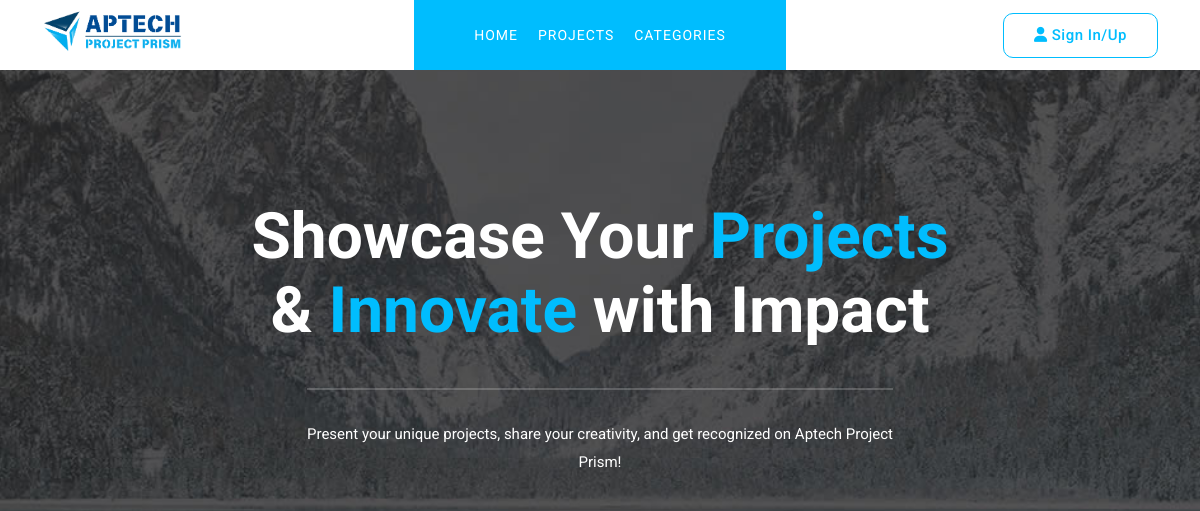
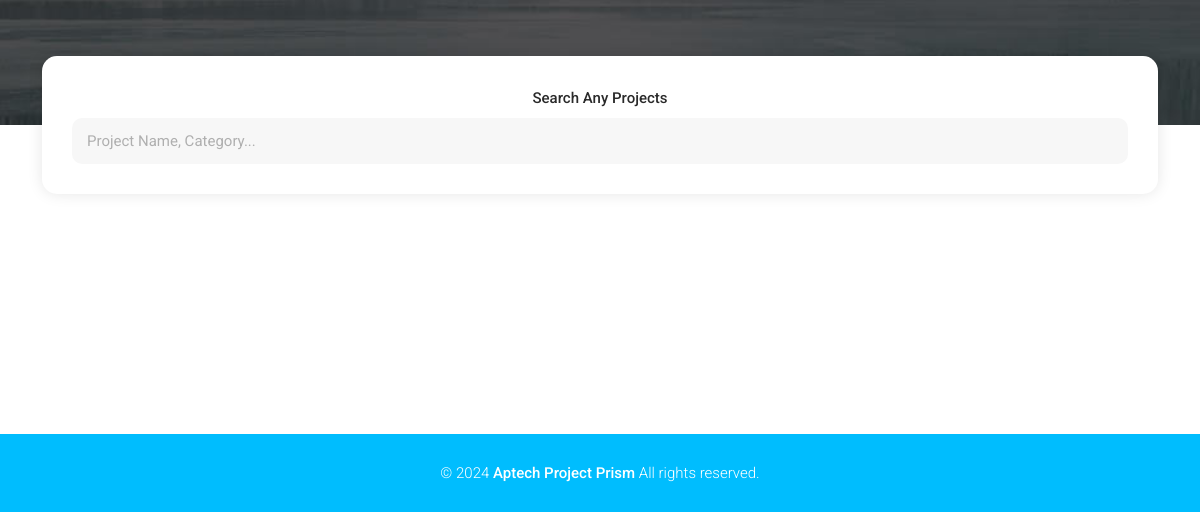
The page /wasif_pro.php on the database as committed earlier (2 pictures, top to bottom).
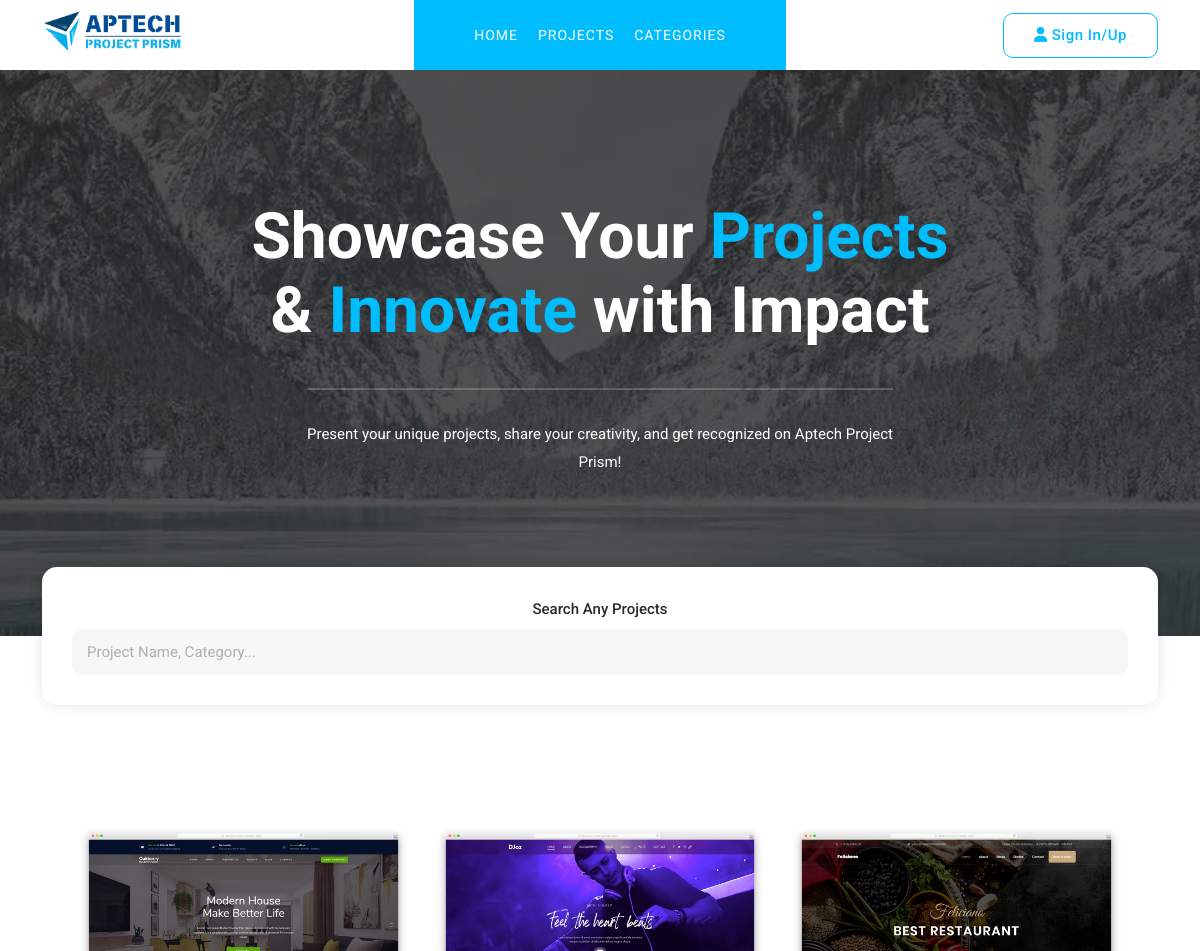
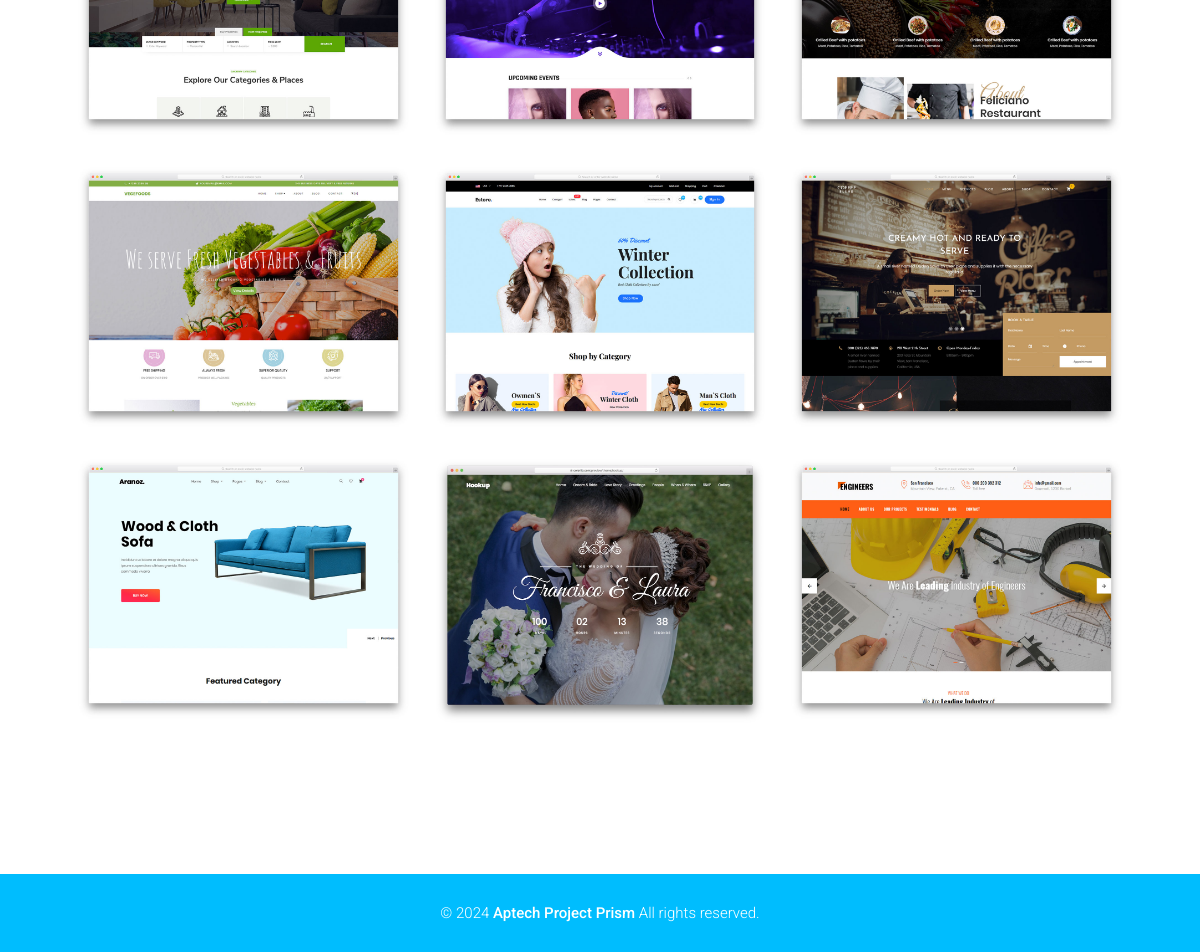
The same page on the database as committed later (2 pictures, top to bottom).
### tables this page shows
CREATE TABLE `project` (
  `project_id` int(11) NOT NULL,
  `project_name` varchar(255) NOT NULL,
  `project_faculty` varchar(255) NOT NULL,
  `project_batchcode` varchar(255) NOT NULL,
  `project_semester` varchar(255) NOT NULL,
  `project_url` text NOT NULL,
  `project_img` varchar(255) NOT NULL,
  `project_desc` text NOT NULL,
  `status` tinyint(4) NOT NULL DEFAULT 1,
  `user_id` int(11) NOT NULL,
  `category` int(11) NOT NULL,
  `Sta` varchar(255) NOT NULL,
  `Statuss` int(255) NOT NULL
);

### wasif_pro.php (the view, shortened to what this page needs)
<?php
include("includes/header.php");
include("includes/navbar.php");
include("includes/form.php");
include("config.php");
?>
<div class="page-heading">
  <div class="container">
    <div class="row">
      <div class="col-lg-8 offset-lg-2 header-text">
        <h2>Showcase Your <em>Projects</em> &amp; <em>Innovate</em> with Impact</h2>
        <p>Present your unique projects, share your creativity, and get recognized on Aptech Project Prism!</p>
      </div>
    </div>
  </div>
</div>
<div class="search-form">
  <div class="container">
    <div class="row">
      <div class="col-lg-12">
        <form id="search-form" name="gs" method="submit" role="search" action="#">
          <div class="row">
            <div class="col-lg-12">
              <fieldset class="text-center">
                <label for="contest" class="form-label">Search Any Projects</label>
                <input type="text" id="searchInput" name="contest" class="searchText"
                  placeholder="Project Name, Category..." autocomplete="on" required>
              </fieldset>
            </div>
          </div>
        </form>
      </div>
    </div>
  </div>
</div>
<section class="contest-win pricing-plans">
  <div class="container-fluid">
    <div class="row" id="projectContainer">
      <?php
      $fetch_project = "SELECT * FROM `project` as p inner join `project_category` as c on p.category = c.c_id where p.Sta = 1";
      $fetch_result = mysqli_query($connection, $fetch_project);
      if (mysqli_num_rows($fetch_result) > 0) {
        while ($row = mysqli_fetch_assoc($fetch_result)) {
          ?>
          <div class="col-lg-4 project-item">
            <div class="thumb">
              <img src="<?php echo './User-Dashboard/assets/images/project_img/' . $row["project_img"]; ?>"
                alt="project img">
            </div>
          </div>
          <?php
        }
      }
      ?>
    </div>
  </div>
</section>
<?php
include("includes/footer.php");
?>

Rows that differ between the two databases and show on the page:
now on this page (row edited): project: project_img (picture)
now on this page (row edited): project: project_img (picture)
now on this page (row edited): project: project_img (picture)
now on this page (row edited): project: project_img (picture)
now on this page (row edited): project: project_img (picture)
now on this page (row edited): project: project_img (picture)
now on this page (row edited): project: project_img (picture)
now on this page (row edited): project: project_img (picture)
now on this page (row edited): project: project_img (picture)
